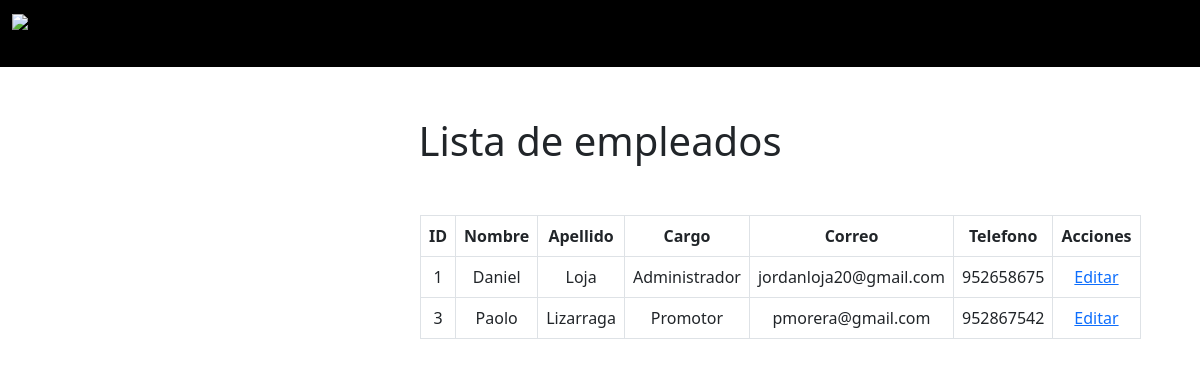
Screenshot of /list_empleados.php with the database file from the repository.
### tables this page shows
CREATE TABLE `usuario` (
  `idusuario` int(11) NOT NULL,
  `nombre` varchar(100) NOT NULL,
  `apellido_p` varchar(50) NOT NULL,
  `apellido_m` varchar(50) NOT NULL,
  `password` varchar(255) NOT NULL,
  `correo` varchar(255) NOT NULL,
  `telefono` varchar(11) NOT NULL,
  `idusuariotipo` int(10) NOT NULL,
  `idbilletera` int(10) DEFAULT NULL
);

CREATE TABLE `usuariotipo` (
  `idusuariotipo` int(4) NOT NULL,
  `tipo` varchar(255) NOT NULL
);

### list_empleados.php (the view, shortened to what this page needs)
<?php include("database/bd_connection.php")?>
<?php include("includes/header.php")?>
<h1 style="text-align:center; margin-top:50px">Lista de empleados</h1>
<div class="col-md-8" style="width:30%; text-align:center; margin: 0 auto; margin-top:50px">
    <table class="table table-bordered">
        <thead>
            <tr>
                <th>ID</th>
                <th>Nombre</th>
                <th>Apellido</th>
                <th>Cargo</th>
                <th>Correo</th>
                <th>Telefono</th>
                <th>Acciones</th>
            </tr>
        </thead>
        <tbody>
            <?php
            $query = "SELECT * FROM usuario WHERE idusuariotipo<>3";
            $result_empleados = mysqli_query($conn, $query);
            while($row = mysqli_fetch_array($result_empleados)) { ?>
                <tr>
                    <td><?php echo $row['idusuario']?></td>
                    <td><?php echo $row['nombre']?></td>
                    <td><?php echo $row['apellido_p']?></td>
                    <?php $idusuariotipo=$row['idusuariotipo']?>
                    <?php $query_usuariotipo = "SELECT tipo FROM usuariotipo WHERE idusuariotipo=$idusuariotipo";
                    $result_usuariotipo = mysqli_query($conn, $query_usuariotipo);?>
                    <td>
                    <?php while ($row1 = $result_usuariotipo->fetch_assoc()) {
                        echo $row1['tipo'];
                    }?>
                    </td>
                    <td><?php echo $row['correo']?></td>
                    <td><?php echo $row['telefono']?></td>
                    <td>
                        <a href="controller/edit_usuario.php?id=<?php echo $row['idusuario']?>">
                            Editar
                        </a>
                    </td>
                </tr>
            <?php } ?>
        </tbody>
    </table>
</div>
<?php include("includes/footer.php")?>

### rows the page displays
usuario: idusuario "1", nombre "Daniel", apellido_p "Loja", correo "jordanloja20@gmail.com", telefono "952658675"
usuariotipo: tipo "Administrador"
usuario: idusuario "3", nombre "Paolo", apellido_p "Lizarraga", correo "pmorera@gmail.com", telefono "952867542"
usuariotipo: tipo "Promotor"
